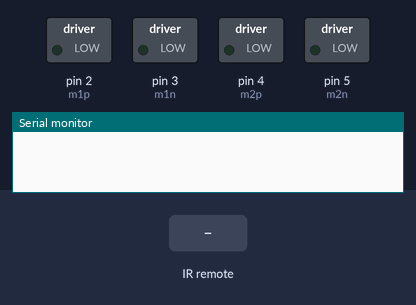
This program was run on a simulated Arduino Uno, built with avr-gcc and run on an emulated ATmega328P. On the bench: switched loads named in the program (green lamp = pin HIGH), the last lines printed to the serial monitor. Inputs (shaded band) come from the test bench.

Above: at 1.2 s.
1.3 s: infrared code 0xFFB847 received
At 2.1 s:
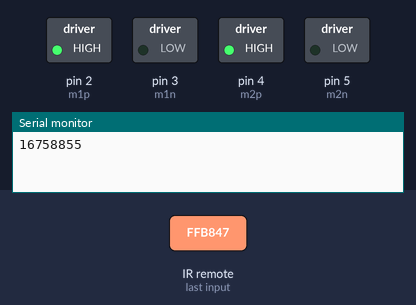
2.8 s: infrared code 0xFFB04F received
At 3.3 s:
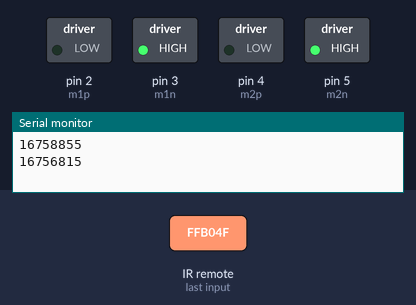
4.3 s: infrared code 0xFFD827 received
At 5.5 s:
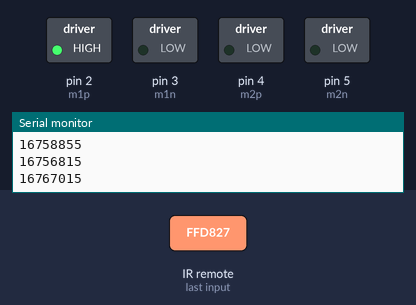
5.8 s: infrared code 0xFFA857 received
At 6.8 s:
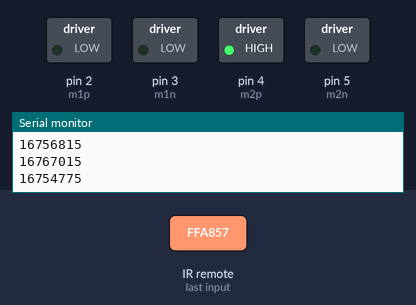
7.3 s: infrared code 0xFF9867 received
At 7.9 s:
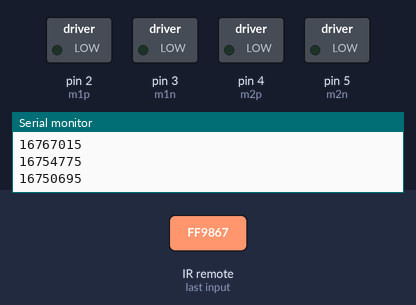
Timing chart, 0 to 9.8 s (numbered marks = the images above; inputs shaded):
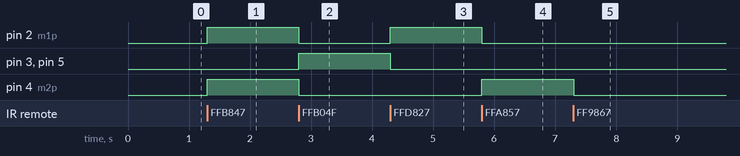

The program:

main.cpp
```cpp
#include "Arduino.h"
#include <IRremote.h> //header file for IR receiver
int irpin = 11; //pin number to which IR sensor is connected
IRrecv irrecv(irpin); //object of class IRrecv included in the header file IRremote.h which specifies which pin of arduino is connected to the sensor
decode_results results; //object of class decode_results included in the header file IRremote.h which specifies the obtained value from the sensor

const int m1n=3; //pin for (-ve) direction of motor1
const int m2p=4; //pin for (+ve) direction of motor2
const int m2n=5; //pin for (-ve) direction of motor2
const int m1p=2; //pin for (+ve) direction of motor1


void setup() {
 Serial.begin(9600); //Setting the baud rate of serial communication
 irrecv.enableIRIn(); // Start IR receiver

  pinMode(m1p, OUTPUT);
  pinMode(m1n, OUTPUT);
  pinMode(m2p, OUTPUT);
  pinMode(m2n, OUTPUT);

}
void loop() {
  if (irrecv.decode(&results)) //checking whether decoded value is not a null value
  {
	  Serial.println(results.value);
    if (results.value==16758855){ //code for button press 2
    digitalWrite(m1p, HIGH);
    digitalWrite(m1n, LOW);
    digitalWrite(m2p, HIGH);
    digitalWrite(m2n, LOW);
  }
  else if (results.value==16756815){ //code for button press 8
    digitalWrite(m1p, LOW);
    digitalWrite(m1n, HIGH);
    digitalWrite(m2p, LOW);
    digitalWrite(m2n, HIGH);
  }
 else if (results.value==16767015){ //code for button press 4
    digitalWrite(m1p, HIGH);
    digitalWrite(m1n, LOW);
    digitalWrite(m2p, LOW);
    digitalWrite(m2n, LOW);
  }
     else if(results.value==16754775){ //code for button press 6
    digitalWrite(m1p, LOW);
    digitalWrite(m1n, LOW);
    digitalWrite(m2p, HIGH);
    digitalWrite(m2n, LOW);
  }
    else if(results.value==16750695){
    digitalWrite(m1p, LOW);
    digitalWrite(m1n, LOW);
    digitalWrite(m2p, LOW);
    digitalWrite(m2n, LOW);
  }
   irrecv.resume(); //for checking next value, resume() function is included from IRrecv class of IRremote.h header file
}

}
```

Measured:
- after the input at 1.3 s, pin 2 (m1p), pin 4 (m2p): LOW → HIGH at once
- after the input at 2.8 s, pin 2 (m1p), pin 4 (m2p): HIGH → LOW at once; pin 3 (m1n), pin 5 (m2n): LOW → HIGH at once
- after the input at 4.3 s, pin 2 (m1p): LOW → HIGH at once; pin 3 (m1n), pin 5 (m2n): HIGH → LOW at once
- after the input at 5.8 s, pin 2 (m1p): HIGH → LOW at once; pin 4 (m2p): LOW → HIGH at once
- after the input at 7.3 s, pin 4 (m2p): HIGH → LOW at once
